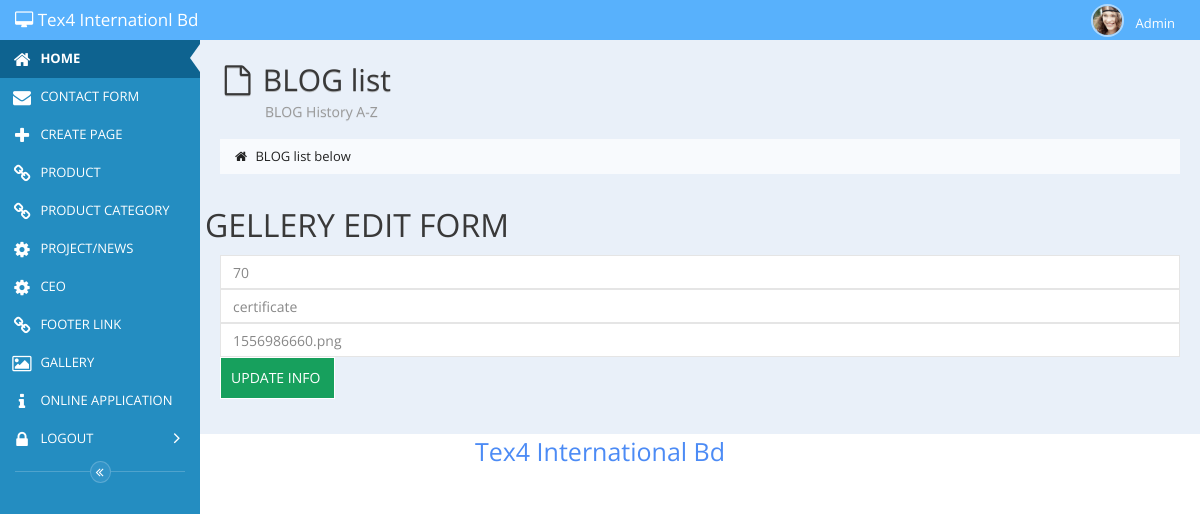
Screenshot of /admin-7/admin/footer_edit.php?id=70 with the database file from the repository.
### tables this page shows
CREATE TABLE `gallery` (
  `id` int(11) NOT NULL,
  `caption` varchar(100) NOT NULL,
  `gallery_name` varchar(250) NOT NULL,
  `image` varchar(300) NOT NULL,
  `vurl` varchar(250) NOT NULL,
  `type` varchar(20) NOT NULL DEFAULT 'image',
  `promo` int(11) NOT NULL DEFAULT '0',
  `date` timestamp NOT NULL DEFAULT CURRENT_TIMESTAMP ON UPDATE CURRENT_TIMESTAMP
);

### admin-7/admin/footer_edit.php (the view, shortened to what this page needs)
<?php
	require_once 'head.php';
	require_once 'left_side_nav.php';
?>
<div id="main-content">
		<div class="page-title">
			<div>
				<h1><i class="fa fa-file-o"></i> BLOG list</h1>
				<h4>BLOG History A-Z</h4>
			</div>
		</div>
		<div id="breadcrumbs">
			<ul class="breadcrumb">
				<li class="active"><i class="fa fa-home"></i> BLOG list below</li>
			</ul>
		</div>
		<div class="row">
			<?php
				if(isset($_GET['id'])){
						$edit_id=$_GET['id'];
						$edit_query="SELECT * FROM gallery WHERE id='$edit_id'";
						$run_edit=mysql_query($edit_query);
						while($edit_row=mysql_fetch_array($run_edit)){
							$id          =$edit_row['id'];
							$caption    =$edit_row['caption'];
							$image       =$edit_row['image'];
							echo'
									<h1>GELLERY EDIT FORM</h1>
								<form action="" method="post">
											<div class="col-lg-12 col-sm-12 col-md-12 col-xs-12">
												<input type="text" class="form-control caption_text" value="'.$id.'" name="id" >
											</div>
											<div class="col-lg-12 col-sm-12 col-md-12 col-xs-12">
												<input type="text" class="form-control caption_text" value="'.$caption.'" name="caption" >
											</div>
											<div class="col-lg-12 col-sm-12 col-md-12 col-xs-12">
												<input type="text" class="form-control caption_text" value="'.$image.'" name="image" >
											</div>
											<div class="col-lg-12 col-sm-12 col-md-12 col-xs-12 form-group">
											      <input type="submit" name="update" class="upload" value="UPDATE INFO ">
											</div>
								</form>
								';
						}
					}
				?>
		</div>
</div>
<?php
	require_once 'footer.php';
?>

### admin-7/admin/css/admin_page_style.css (style rules this page uses)
* { margin: 0; padding: 0; }
.upload { background: #17a05d none repeat scroll 0 0; border: 1px solid #fff; color: #fff; font-size: 1.4rem; margin: 0; padding: 10px; }

### rows the page displays
gallery: id "70", caption "certificate", image "1556986660.png"
